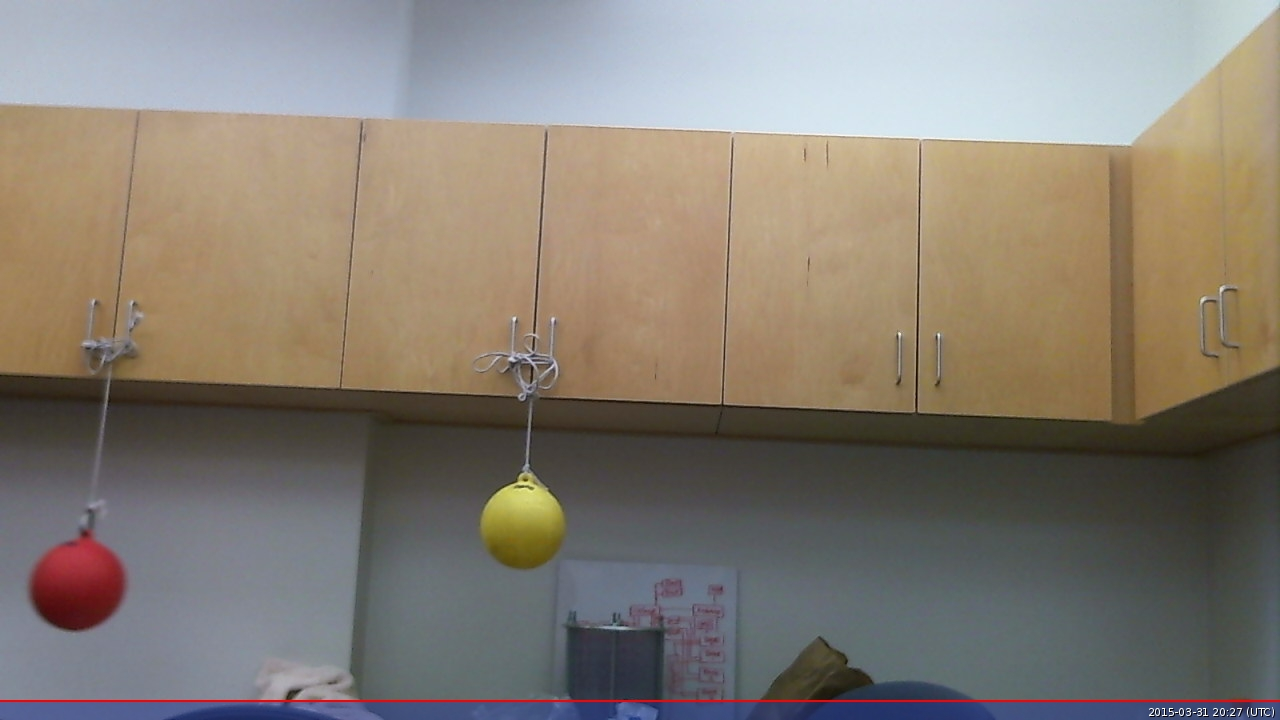
//> input picture Vision/circlefinder-raw.jpg, 1280 x 720 px, given in place of the camera
$ ./track   (built with g++ and OpenCV 4)
//> lines starting //> are read from the running program, lines starting //| are printed output that depends on the picture; after the words box and inside, x2 and y2 are one past the last pixel; in counts of white or black regions, pixels touching at a corner belong together
#include <iostream>
#include <list>
#include "opencv2/highgui/highgui.hpp"
#include "opencv2/imgproc/imgproc.hpp"

 int main( int argc, char** argv )
 {
    cv::VideoCapture cap(0); //capture the video from webcam

    if ( !cap.isOpened() )  // if not success, exit program
    {
         std::cout << "Cannot open the web cam" << std::endl;
         return -1;
    }

    // THESE ARE SET FOR THE ORANGE COLOR
    int iLowH = 0;
    int iHighH = 27;

    int iLowS = 194;
    int iHighS = 255;

    int iLowV = 92;
    int iHighV = 214;

    cv::namedWindow("Control", CV_WINDOW_AUTOSIZE); //create a window called "Control"

    //Create trackbars in "Control" window
    cv::createTrackbar("LowH", "Control", &iLowH, 179); //Hue (0 - 179)
    cv::createTrackbar("HighH", "Control", &iHighH, 179);

    cv::createTrackbar("LowS", "Control", &iLowS, 255); //Saturation (0 - 255)
    cv::createTrackbar("HighS", "Control", &iHighS, 255);

    cv::createTrackbar("LowV", "Control", &iLowV, 255);//Value (0 - 255)
    cv::createTrackbar("HighV", "Control", &iHighV, 255);


    std::list<float> leftXs;
    std::list<float> rightXs;
    std::list<float> leftYs;
    std::list<float> rightYs;
    int QUEUE_SIZE = 20;
    for(int i = 0; i < QUEUE_SIZE; i++){
        leftXs.push_back(0);
        rightXs.push_back(0);
        leftYs.push_back(0);
        rightYs.push_back(0);
    }

    int iLastX = -1;
    int iLastY = -1;

    //Capture a temporary image from the camera
    cv::Mat imgTmp;
    cap.read(imgTmp);
//> imgTmp is the input picture: 720 rows x 1280 cols, CV_8UC3; mean B, G, R 116, 126, 134

    //Create a black image with the size as the camera output
    cv::Mat imgLines = cv::Mat::zeros( imgTmp.size(), CV_8UC3 );;

    while (true)
    {
        cv::Mat imgOriginal;

        bool bSuccess = cap.read(imgOriginal); // read a new frame from video

        if (!bSuccess) //if not success, break loop
        {
            std::cout << "Cannot read a frame from video stream" << std::endl;
            break;
        }

        cv::Mat imgHSV;

        cv::cvtColor(imgOriginal, imgHSV, cv::COLOR_BGR2HSV); //Convert the captured frame from BGR to HSV
//> imgHSV: 720 rows x 1280 cols, CV_8UC3; mean H, S, V 58.6, 61.9, 142.3

        cv::Mat imgThresholded;

        cv::inRange(imgHSV, cv::Scalar(iLowH, iLowS, iLowV), cv::Scalar(iHighH, iHighS, iHighV), imgThresholded); //Threshold the image
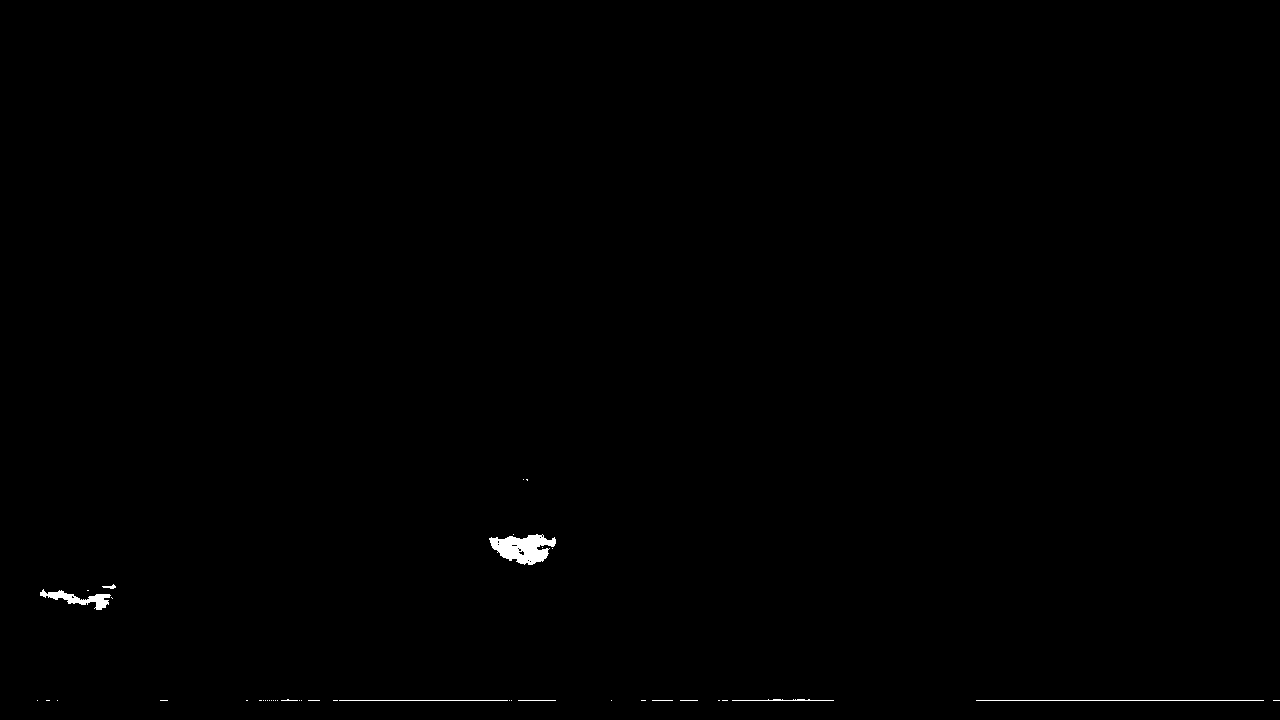
//> imgThresholded: 720 rows x 1280 cols, CV_8UC1; 0.28% white; 42 white regions (34 under 20 px), largest, box (x1, y1, x2, y2) and area: (489, 534, 556, 565) 1279, (40, 589, 111, 610) 542, (976, 700, 1264, 701) 288

        //morphological opening (removes small objects from the foreground)
        cv::erode(imgThresholded, imgThresholded, cv::getStructuringElement(cv::MORPH_ELLIPSE, cv::Size(5, 5)) );
        cv::dilate( imgThresholded, imgThresholded, cv::getStructuringElement(cv::MORPH_ELLIPSE, cv::Size(5, 5)) );

        //morphological closing (removes small holes from the foreground)
        cv::dilate( imgThresholded, imgThresholded, cv::getStructuringElement(cv::MORPH_ELLIPSE, cv::Size(5, 5)) );
        cv::erode(imgThresholded, imgThresholded, cv::getStructuringElement(cv::MORPH_ELLIPSE, cv::Size(5, 5)) );
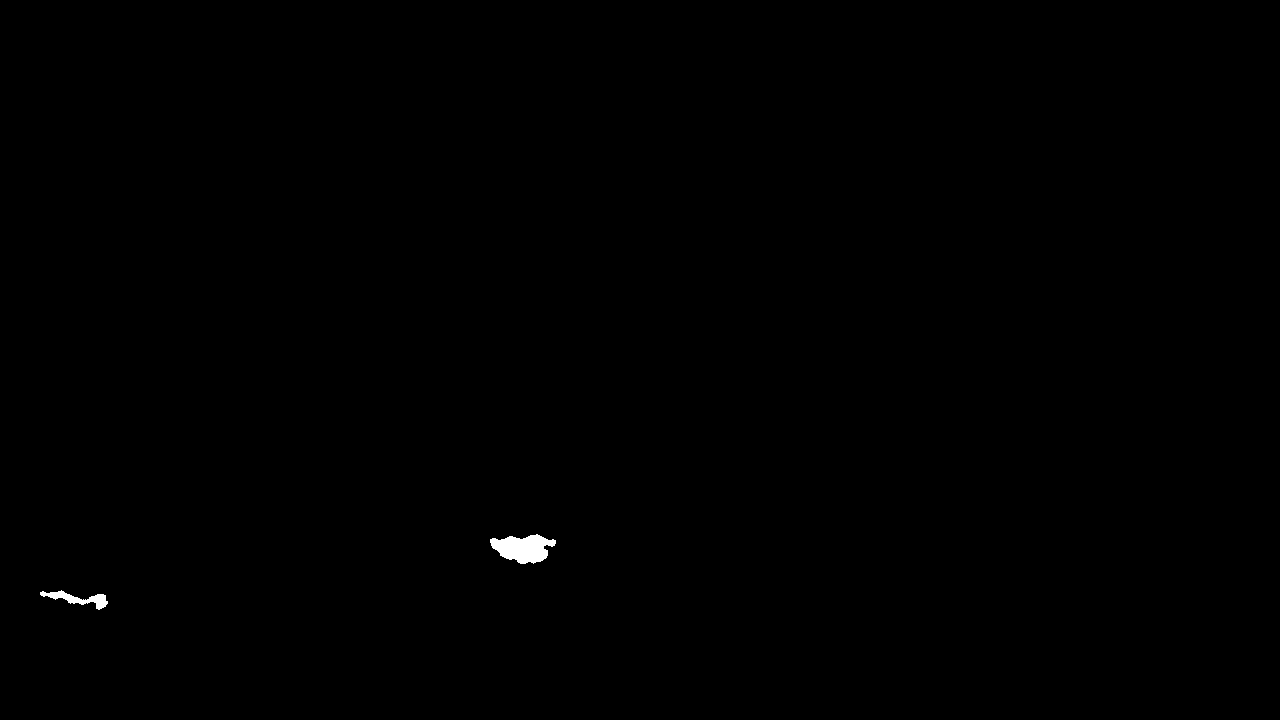
//> imgThresholded: 720 rows x 1280 cols, CV_8UC1; 0.19% white; 2 white regions, box (x1, y1, x2, y2) and area: (490, 534, 556, 564) 1279, (40, 590, 108, 610) 490

        //Calculate the moments of the thresholded image
        cv::Moments oMoments = cv::moments(imgThresholded);
//> oMoments = moments, m00 451095, centre m10/m00, m01/m00 = (399.6, 561.9)

        double dM01 = oMoments.m01;
//> dM01 = 253457250
        double dM10 = oMoments.m10;
//> dM10 = 180265365
        double dArea = oMoments.m00;
//> dArea = 451095

        // if the area <= 10000, I consider that the there are no object in the image and it's because of the noise, the area is not zero
        if (dArea > 10000)
        {
            //calculate the position of the ball
            int posX = dM10 / dArea;
//> posX = 399
            int posY = dM01 / dArea;
//> posY = 561

            if (iLastX >= 0 && iLastY >= 0 && posX >= 0 && posY >= 0)
            {
                //Draw a red line from the previous point to the current point
                cv::line(imgLines, cv::Point(posX, posY), cv::Point(iLastX, iLastY), cv::Scalar(0,0,255), 2);
            }

            iLastX = posX;
//> iLastX = 399
            iLastY = posY;
//> iLastY = 561
        }

        // HOUGH LINE DETECTION
        cv::Mat dst, cdst;
        cv::Canny(imgThresholded, dst, 50, 200, 3);
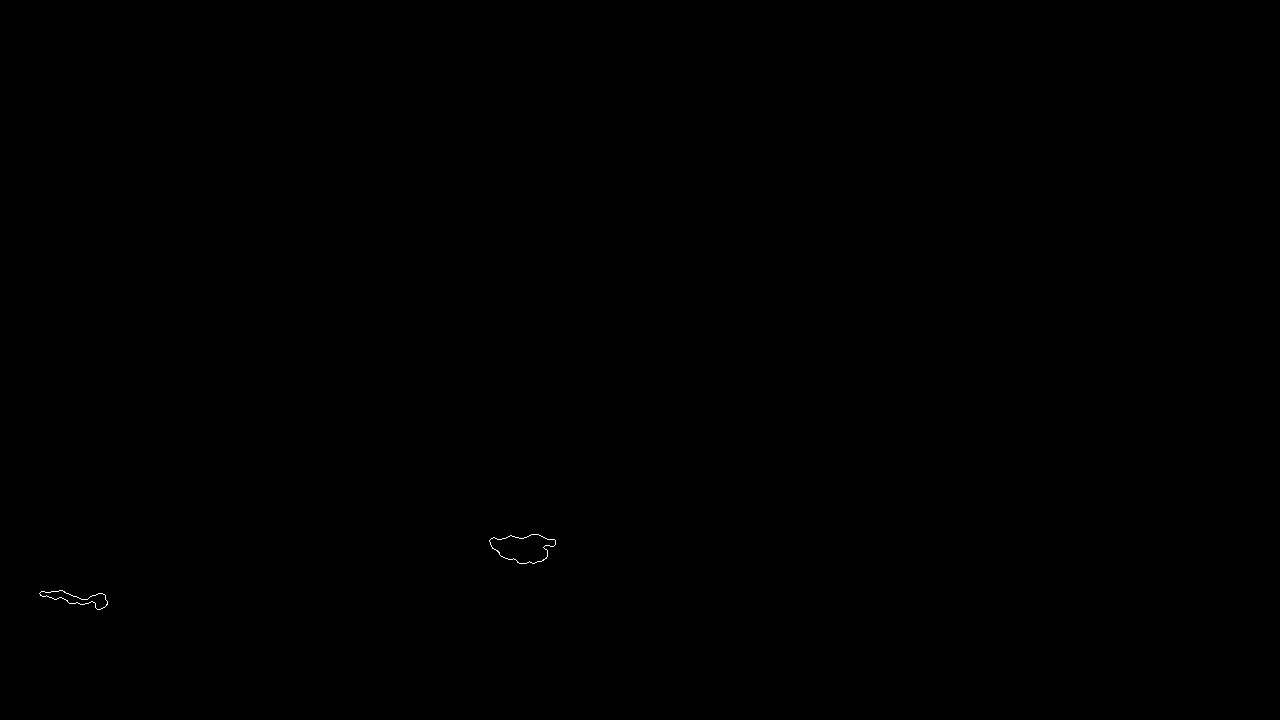
//> dst: 720 rows x 1280 cols, CV_8UC1; 0.03% white in thin lines or dots, all inside (x1, y1, x2, y2) = (39, 534, 556, 610)
        cv::cvtColor(dst, cdst, CV_GRAY2BGR);

        int closeLeftX = 0,
            lowLeftY = 0,
            farLeftX = 0,
            highLeftY = 0,
            closeRightX = 0,
            lowRightY = 0,
            farRightX = 0,
            highRightY = 0,
            THRESHOLD = 200;
        double avgX = 0, avgY = 0;

        std::vector<cv::Vec4i> lines;
        // img, output vector, rho, theta, threshold=50, minLineLength=50, maxLineGap=10 (original specs)
        cv::HoughLinesP(dst, lines, 1, CV_PI/180, 1, 100, 100 );
//> lines = empty
        if(lines.size() > 0)
        {
            for( size_t i = 0; i < lines.size(); i++ )
            {
                cv::Vec4i l = lines[i];
                avgX += l[0] + l[2];
                avgY += l[1] + l[3];
            }
            avgX /= (lines.size() * 2);
            avgY /= (lines.size() * 2);
        }

        int right = 0, left = 0;
        for( size_t i = 0; i < lines.size(); i++ )
        {
            cv::Vec4i l = lines[i];
            // left means low

            // on the left
            if (l[0] < avgX || l[2] < avgX){
                leftXs.pop_front();
                leftXs.pop_front();
                leftYs.pop_front();
                leftYs.pop_front();
                leftXs.push_back(l[0]);
                leftXs.push_back(l[2]);
                leftYs.push_back(l[1]);
                leftYs.push_back(l[3]);
            }

            // on the right
            if (l[0] > avgX || l[2] > avgX){
                rightXs.pop_front();
                rightXs.pop_front();
                rightYs.pop_front();
                rightYs.pop_front();
                rightXs.push_back(l[0]);
                rightXs.push_back(l[2]);
                rightYs.push_back(l[1]);
                rightYs.push_back(l[3]);
            }
        }
//> this loop made 0 passes

        float rightX = 0, leftX = 0, rightY = 0, leftY = 0;

        for (std::list<float>::const_iterator iterator = rightXs.begin(), end = rightXs.end(); iterator != end; ++iterator) {
            rightX += *iterator;
        }
        for (std::list<float>::const_iterator iterator = leftXs.begin(), end = leftXs.end(); iterator != end; ++iterator) {
            leftX += *iterator;
        }
        for (std::list<float>::const_iterator iterator = rightYs.begin(), end = rightYs.end(); iterator != end; ++iterator) {
            rightY += *iterator;
        }
        for (std::list<float>::const_iterator iterator = leftYs.begin(), end = leftYs.end(); iterator != end; ++iterator) {
            leftY += *iterator;
        }
        rightX /= QUEUE_SIZE;
        leftX /= QUEUE_SIZE;
        rightY /= QUEUE_SIZE;
        leftY /= QUEUE_SIZE;

        avgX = (rightX + leftX) / 2;
        avgY = (rightY + leftY) / 2;

        std::cout << avgX << ':' << avgY << std::endl;

        cv::line( cdst, cv::Point(rightX, avgY - 50), cv::Point(rightX, avgY + 50), cv::Scalar(0,0,255), 3, CV_AA);
//> cdst: 720 rows x 1280 cols, CV_8UC3; mean B, G, R 0.1, 0.1, 0.1
        cv::line( cdst, cv::Point(leftX, avgY - 50), cv::Point(leftX, avgY + 50), cv::Scalar(0,0,255), 3, CV_AA);
//> cdst: 720 rows x 1280 cols, CV_8UC3; mean B, G, R 0.1, 0.1, 0.1
        cv::line( cdst, cv::Point(avgX, avgY - 50), cv::Point(avgX, avgY + 50), cv::Scalar(0,0,255), 3, CV_AA);
//> cdst: 720 rows x 1280 cols, CV_8UC3; mean B, G, R 0.1, 0.1, 0.1

        cv::imshow("detected lines", cdst);
        /////////////////////////////

        cv::imshow("Thresholded Image", imgThresholded); //show the thresholded image

        imgOriginal = imgOriginal + imgLines;
        cv::imshow("Original", imgOriginal); //show the original image

        if (cv::waitKey(30) == 27) //wait for 'esc' key press for 30ms. If 'esc' key is pressed, break loop
//> the Esc key is pressed
        {
            std::cout << "esc key is pressed by user" << std::endl;
            break;
        }
    }

   return 0;
}
